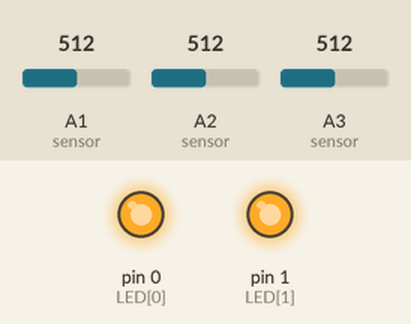
Bench run of a sketch on a simulated Arduino Uno, built with avr-gcc and run on an emulated ATmega328P. On the bench: output pins drawn as LEDs (lit = HIGH). Dashed ring = blinking. The test bench sets the inputs (shaded band); at power-on: A3 (sensor) = 512, A2 (sensor) = 512, A1 (sensor) = 512.

Above: at 3.0 s.
3.1 s: A3 (sensor) set to 105
4.6 s: A3 (sensor) set to 91
At 4.85 s:
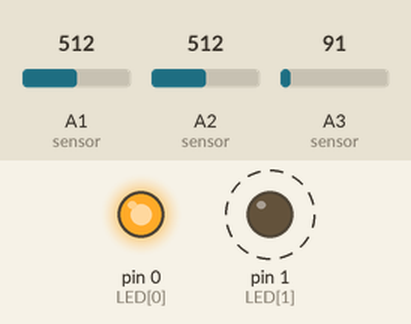
7.6 s: A2 (sensor) set to 110
10.6 s: A2 (sensor) set to 88
At 11.7 s:
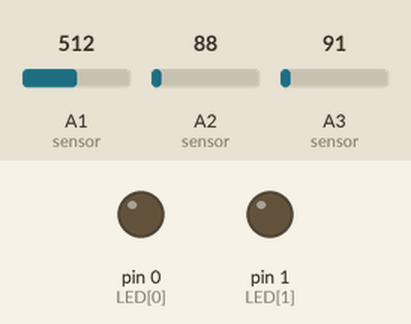
12.1 s: A2 (sensor) set to 122
At 12.46 s:
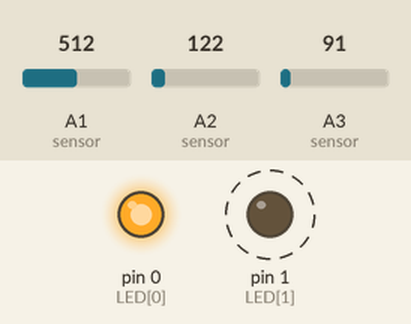
15.1 s: A2 (sensor) set to 90
At 15.26 s:
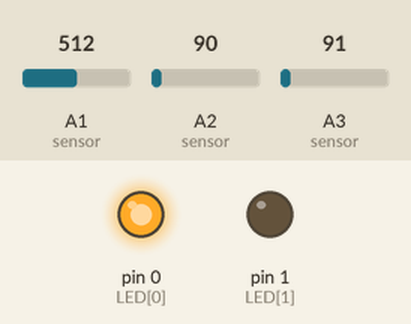
Timing chart, 0 to 17.9 s (numbered marks = the images above; inputs shaded):
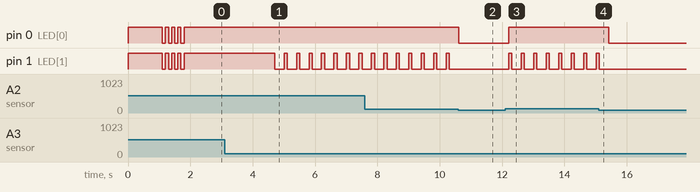

The sketch:

Water_Level_Sensor.ino
```cpp
int levelPin[3];
int LED[2] = {0,1};

int W_LEVEL = 0;

enum W_LEVEL{NIL, LITTLE, MED, FULL};

void setup()
{
  //put all LED pins to output mode
  //and make sure they are tunred off
  for(int i = 0; i < 2; i++)
  {
    pinMode(LED[i],OUTPUT);
    digitalWrite(LED[i],LOW);
  }

    digitalWrite(LED[0],HIGH);
    digitalWrite(LED[1],HIGH);

    delay(1000);

  //flash both LED thrice...to show we are working fine...

  for (int i = 0; i < 4; i++)
  {
    digitalWrite(LED[0],HIGH);
    digitalWrite(LED[1],HIGH);
    delay(100);
    digitalWrite(LED[0],LOW);
    digitalWrite(LED[1],LOW);
    delay(100);

  }

  //Serial.begin(9600);
}

void loop()
{
  //read the levelPins
  levelPin[0] = analogRead(A2);//lowest sensor
  levelPin[1] = analogRead(A3);//upper sensor
  levelPin[2] = analogRead(A1);//middle sensor

  //set the W_LEVEL state

  if (levelPin[0] < 100) //if the lowest sensor is out of water
  {
    W_LEVEL = NIL;
  } else if (levelPin[0] > 100 && levelPin[2] < 100)
  {
    W_LEVEL = LITTLE;
  } else  if (levelPin[1] > 100) //if the upper sensor is in water
  {
    W_LEVEL = FULL;
  } else  if (levelPin[1] < 100 and levelPin[2] > 100)
  {
    //if the water is between the mid and upper sensor
    W_LEVEL = MED;
  }

  //now turn on the LEDs as reqd

  switch(W_LEVEL)
  {
    case NIL:
    {
      //turn off both LEDS
      digitalWrite(LED[0],LOW);
      digitalWrite(LED[1],LOW);
      break;
    }
    case LITTLE:
    {
      //turn on the lower LED only
      digitalWrite(LED[0],HIGH);
      digitalWrite(LED[1],LOW);
      break;
    }
    case MED:
    {
      //flash the upper LED only
      digitalWrite(LED[0],HIGH);
      digitalWrite(LED[1],HIGH);
      delay(100);
      digitalWrite(LED[1],LOW);
      delay(100);
      break;
    }
    case FULL:
    {
      digitalWrite(LED[0],HIGH);
      digitalWrite(LED[1],HIGH);
      break;
    }
    default:
    {
      //flash both leds to show something is wrong..
      digitalWrite(LED[0],HIGH);
      digitalWrite(LED[1],HIGH);
      delay(100);
      digitalWrite(LED[0],LOW);
      digitalWrite(LED[1],LOW);
      delay(100);
    }

  }

  //Send to serial for debugging

//  Serial.print("Upper:");
//  Serial.print(levelPin[1]);
//  Serial.print("\t Middle:");
//  Serial.print(levelPin[2]);
//  Serial.print("\t Lower:");
//  Serial.print(levelPin[0]);
//  Serial.print("\t STATUS:");
//  Serial.println(W_LEVEL);

  delay(200);
}
```

Measured:
- the behaviour switches between 100 and 99 on A3 (sensor) (found by bisection; images 0 and 1)
- the behaviour switches between 100 and 99 on A2 (sensor) (found by bisection; images 1 and 2)
- after the input at 3.1 s, every drawn part: stays the same
- after the input at 4.6 s, pin 1 (LED[1]): alternates HIGH for 0.10 s and LOW for 0.30 s, starting after 0.11 s
- after the input at 10.6 s, pin 0 (LED[0]): HIGH → LOW at once; pin 1 (LED[1]): stops changing and stays LOW
- after the input at 12.1 s, pin 0 (LED[0]): LOW → HIGH after 0.11 s; pin 1 (LED[1]): alternates HIGH for 0.10 s and LOW for 0.30 s, starting after 0.11 s
- after the input at 15.1 s, pin 0 (LED[0]): HIGH → LOW after 0.32 s; pin 1 (LED[1]): goes on until 15.1 s, then stays LOW
- by itself, pin 0 (LED[0]), pin 1 (LED[1]): alternates HIGH for 0.10 s and LOW for 0.10 s, 8 changes in all, then stays HIGH
